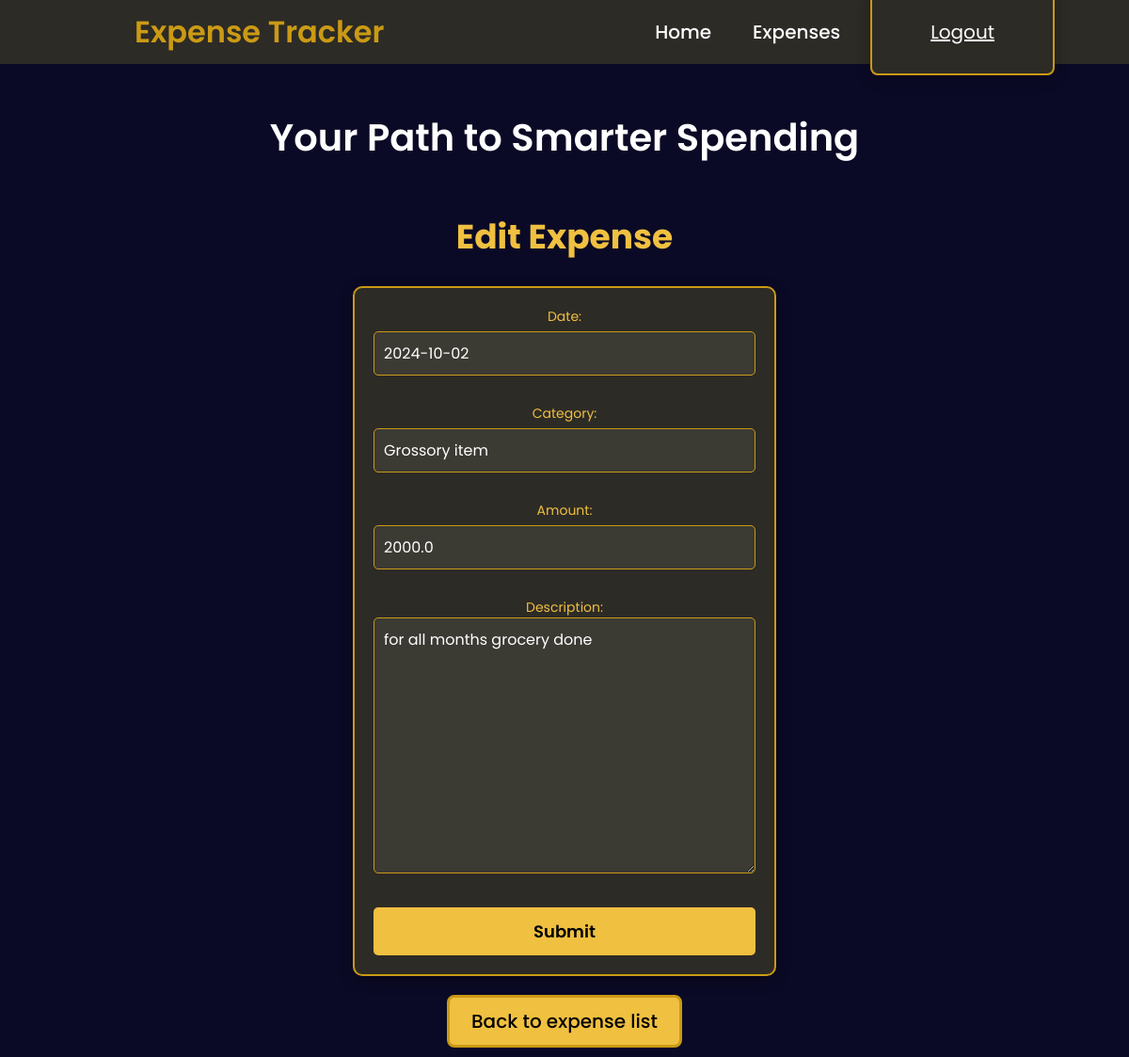
The page /expense/1/edit/ (signed in) on the database its author committed.
### testapp/models.py (models this page shows, shortened)
class ExpenseModel(models.Model):
    date = models.DateField()
    category = models.CharField(max_length=250)
    description = models.TextField(max_length=1000)
    amount = models.FloatField()
    user = models.ForeignKey(User, on_delete=models.CASCADE)

### testapp/views.py (the view)
# urls.py: path('<int:expense_id>/edit/', views.expense_edit, name='expense_edit'),
@login_required
def expense_edit(request, expense_id):
    expense = get_object_or_404(ExpenseModel, pk=expense_id, user=request.user)
    if request.method == 'POST':
        form = ExpenseForm(request.POST, request.FILES, instance=expense)
        if form.is_valid():
            expense = form.save(commit=False)
            expense.user = request.user
            expense.save()
            return redirect('expense_list')
    else:
        form = ExpenseForm(instance=expense)
    return render(request, 'expense_form.html', {'form': form})

### testapp/forms.py
class ExpenseForm(forms.ModelForm):
    class Meta:
        model = ExpenseModel
        fields = ['date', 'category', 'amount', 'description']

### templates/expense_form.html (shortened to what this page needs)
{% extends "base.html" %}
{% block content %}
<h1 class="h-exp">Your Path to Smarter Spending</h1>
<h2>
    {% if form.instance.pk %} Edit Expense {% else %} Create Expense {% endif %}
</h2>
<form method="POST" enctype="multipart/form-data" class="form">
    {{form.as_p}}
    <button class="s-btn" type="submit">Submit</button>
</form>
<a class="b-exp"href="{% url 'expense_list' %}">Back to expense list</a>
{% endblock %}

### static/css/styles.css (style rules this page uses)
* { margin: 0; padding: 0; box-sizing: border-box; font-family: 'Poppins', sans-serif; }
body { background-color: #0b0a26; color: white; }
form { font-size: 20px; font-size: 600; max-width: 300px; margin: 0 auto; background-color: #2d2b26; border-radius: 8px; }
.h-exp { text-align: center; margin: 3rem; font-weight: 600; font-size: 40px; }
.form { width: 50%; margin: 0 auto; padding: 20px; border: 2px solid #cb9a15; border-radius: 10px; background-color: #2d2b26; color: #fff; }
h2 { text-align: center; font-size: 28px; font-weight: 600; color: #f0c040; margin-bottom: 20px; }
.form input[type="text"], .form input[type="email"], .form input[type="number"], .form input[type="file"], .form textarea, .form select { width: 100%; padding: 10px; margin-bottom: 15px; border: 1px solid #cb9a15; border-radius: 5px; background-color: #3b3a33; color: #fff; font-size: 16px; }
.s-btn { display: block; width: 100%; padding: 12px; background-color: #f0c040; color: #000; font-weight: 600; font-size: 18px; border: none; border-radius: 5px; cursor: pointer; transition: background-color 0.3s ease; }
.b-exp { display: block; margin: 20px auto 10px auto; text-align: center; color: #f0c040; text-decoration: none; font-weight: 500; color: #000; border: 3px solid #cb9a15; border-radius: 8px; background-color: #f0c040; padding: 10px 15px; width: 250px; font-size: 20px; }
h2 { font-size: 36px; font-weight: 700; text-align: center; color: #f0c040; margin-bottom: 25px; }
form { max-width: 450px; margin: 0 auto; padding: 30px; background-color: #2d2b26; border: 2px solid #cb9a15; border-radius: 8px; box-shadow: 0 4px 15px rgba(0, 0, 0, 0.3); }
form p { margin: 0 0 15px; font-size: 14px; color: #f0c040; }
form input { width: 100%; padding: 12px; margin-top: 5px; margin-bottom: 20px; border: 1px solid #cb9a15; border-radius: 5px; background-color: #3a3a3a; color: white; }
button { width: 100%; padding: 15px; background-color: #f0c040; color: #000; border: none; border-radius: 5px; cursor: pointer; font-size: 20px; transition: background-color 0.3s, transform 0.2s; }
a { color: #cb9a15; text-decoration: none; font-weight: bold; }
p { text-align: center; margin-top: 15px; font-size: 14px; color: white; }

### rows shown on the page
ExpenseModel: date "2024-10-02", category "Grossory item", amount "2000.0", description "for all months grocery done"
